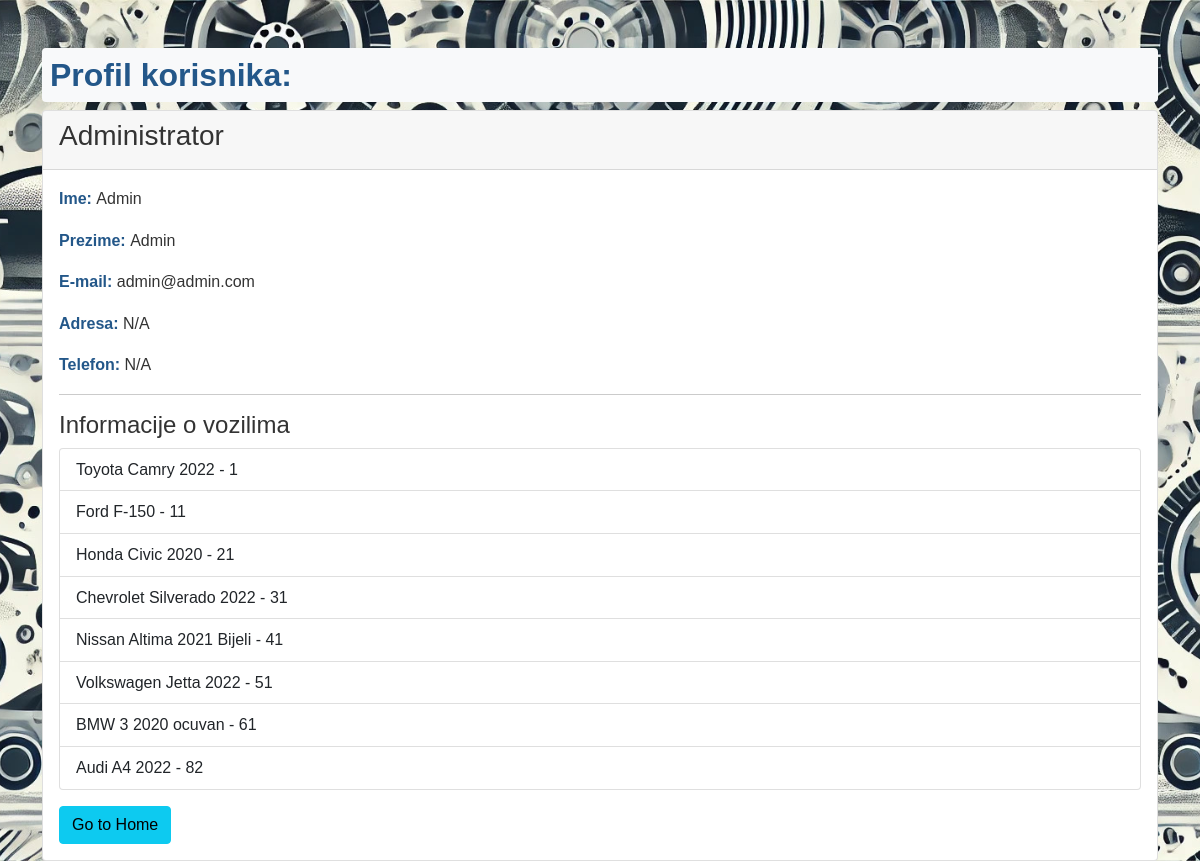
The app's page /profile/1 with its own data.
### app/models.py (models this page shows)
class Korisnik(Base):
    __tablename__ = 'korisnik'
    id = Column(Integer, primary_key=True, index=True)
    username = Column(String(50), nullable=False)
    ime = Column(String(50), nullable=False)
    prezime = Column(String(50), nullable=False)
    email = Column(String(120), unique=True, nullable=False)
    hashed_password = Column(String(60), nullable=False)
    mobitel = Column(String(20), nullable=True)
    adresa = Column(String(200), nullable=True)
    tip_korisnika = Column(String(20), nullable=False, default="Korisnik")
    datum_registracije = Column(DateTime, default=datetime.now)
    vozila = relationship('Vozilo', back_populates='korisnik')
    favoriti = relationship('Favorit', back_populates='korisnik')
    transakcije_kupac = relationship('Transakcija', foreign_keys='Transakcija.kupac_id', back_populates='kupac')
    transakcije_prodavac = relationship('Transakcija', foreign_keys='Transakcija.prodavac_id', back_populates='prodavac')
    kontakt = relationship('Kontakt', back_populates='korisnik')

class Vozilo(Base):
    __tablename__ = 'vozilo'
    id = Column(Integer, primary_key=True, index=True)
    ime = Column(String(100), nullable=False)
    marka = Column(Integer, ForeignKey('marka.id'), nullable=False)
    model_id = Column(Integer, ForeignKey('model.id'), nullable=False)
    godina = Column(Integer, nullable=False)
    kilometraza = Column(Integer, nullable=False)
    cijena = Column(Float, nullable=False)
    opis = Column(Text, nullable=True)
    slika = Column(String(100), nullable=False)
    korisnik_id = Column(Integer, ForeignKey('korisnik.id'), nullable=False)
    abs = Column(Boolean, default=False)
    esp = Column(Boolean, default=False)
    airbags = Column(Boolean, default=False)
    central_lock = Column(Boolean, default=False)
    power_windows = Column(Boolean, default=False)
    sunroof = Column(Boolean, default=False)
    navigation = Column(Boolean, default=False)
    xenon_lights = Column(Boolean, default=False)
    leather_seats = Column(Boolean, default=False)
    parking_sensors = Column(Boolean, default=False)
    backup_camera = Column(Boolean, default=False)
    heated_seats = Column(Boolean, default=False)
    bluetooth = Column(Boolean, default=False)
    cruise_control = Column(Boolean, default=False)
    automatic_climate_control = Column(Boolean, default=False)
    tire_size = Column(String(50), nullable=True)
    car_color = Column(String(50), nullable=True)
    fuel_type = Column(String(50), nullable=True)
    transmission_type = Column(String(50), nullable=True)
    drive_type = Column(String(50), nullable=True)
    number_of_doors = Column(Integer, nullable=False, default=4)
    number_of_seats = Column(Integer, nullable=False, default=5)
    engine_size = Column(Float, nullable=True)
    horsepower = Column(Integer, nullable=True)
    torque = Column(Integer, nullable=True)
    co2_emissions = Column(Float, nullable=True)
    fuel_consumption_city = Column(Float, nullable=True)
    fuel_consumption_highway = Column(Float, nullable=True)
    fuel_consumption_combined = Column(Float, nullable=True)
    infotainment_system = Column(Boolean, default=False)
    keyless_entry = Column(Boolean, default=False)
    start_stop_system = Column(Boolean, default=False)
    panoramic_roof = Column(Boolean, default=False)
    lane_assist = Column(Boolean, default=False)
    blind_spot_monitor = Column(Boolean, default=False)
    model = relationship('Model', back_populates='vozila')
    korisnik = relationship('Korisnik', back_populates='vozila')
    favoriti = relationship('Favorit', back_populates='vozilo')
    transakcije = relationship('Transakcija', back_populates='vozilo')

### main.py (the view)
@app.get("/profile/{user_id}")
async def profile_page(
    request: Request,
    user_id: int,
    db: Session = Depends(auth.get_db),
    current_user: models.Korisnik = Depends(get_current_user)  # Ensure this returns a Korisnik instance
):
    user = db.query(models.Korisnik).filter(models.Korisnik.id == user_id).first()
    if not user:
        raise HTTPException(status_code=404, detail="User not found")
    if current_user is not None:
        print(f"Current user ID: {current_user.id}, Viewing user ID: {user.id}")  # Should now work
    else:
        print("No current user found")
    return templates.TemplateResponse("profile.html", {
        "request": request,
        "user": user,
        "current_user": current_user  # Pass current user to the template
    })

### app/templates/profile.html (shortened to what this page needs)
<!DOCTYPE html>
<html lang="en">
<head>
    <link href="https://cdn.jsdelivr.net/npm/bootstrap@5.1.3/dist/css/bootstrap.min.css" rel="stylesheet">
    <link href="/static/css/styles.css" rel="stylesheet">
</head>
<body>
    <div class="container mt-5">
        <h2 class="bg-light bg-opacity-80 rounded p-2">Profil korisnika:</h2>
        <div class="card">
            <div class="card-header">
                <h3>{{ user.username }}</h3>
            </div>
            <div class="card-body">
                <p><strong>Ime: </strong>{{ user.ime }}</p>
                <p><strong>Prezime: </strong>{{ user.prezime }}</p>
                <p><strong>E-mail: </strong>{{ user.email }}</p>
                <p><strong>Adresa: </strong>{{ user.adresa }}</p>
                <p><strong>Telefon: </strong>{{ user.mobitel }}</p>
                <hr>
                <h4>Informacije o vozilima</h4>
                <ul class="list-group">
                    {% for vozilo in user.vozila %}
                        <li class="list-group-item d-flex justify-content-between align-items-center">
                            {{ vozilo.ime }} - {{ vozilo.model_id }}
                        </li>
                    {% else %}
                        <li class="list-group-item">Korisnik nema vozila.</li>
                    {% endfor %}
                </ul>
                <a href="/" class="btn btn-info mt-3">Go to Home</a>
            </div>
        </div>
    </div>
</body>
</html>

### app/static/css/styles.css (style rules this page uses)
body { font-family: 'Arial', sans-serif; background-image: url('background-image.jpg'); background-size: cover; background-position: center; color: #333; }
h2 { margin-top: 30px; font-weight: bold; color: #235789; }
p, ul { font-size: 16px; line-height: 1.6; }
strong { color: #235789; }

### records on screen
Korisnik: username "Administrator", ime "Admin", prezime "Admin", email "admin@admin.com", adresa "N/A", mobitel "N/A"
Vozilo: ime "Toyota Camry 2022", model_id "1"
Vozilo: ime "Ford F-150", model_id "11"
Vozilo: ime "Honda Civic 2020", model_id "21"
Vozilo: ime "Chevrolet Silverado 2022", model_id "31"
Vozilo: ime "Nissan Altima 2021 Bijeli", model_id "41"
Vozilo: ime "Volkswagen Jetta 2022", model_id "51"
Vozilo: ime "BMW 3 2020 ocuvan", model_id "61"
Vozilo: ime "Audi A4 2022", model_id "82"
